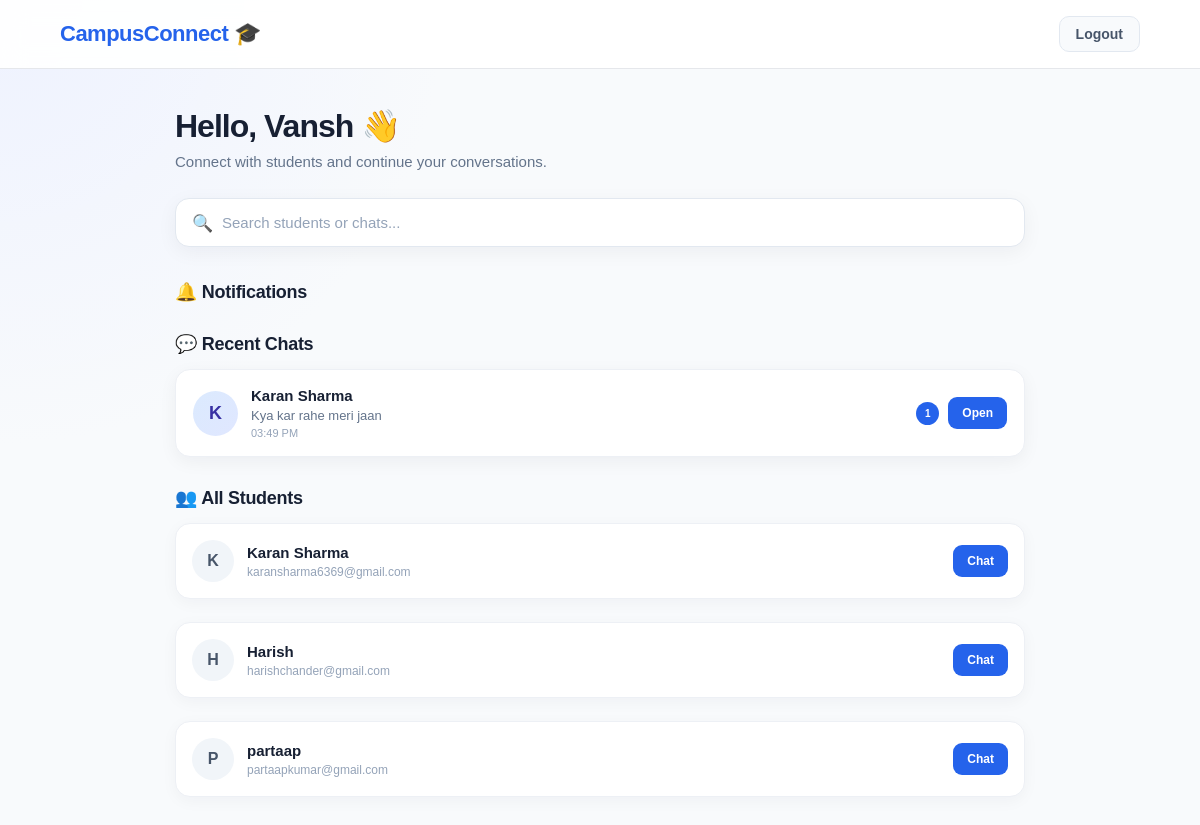
Page /dashboard (signed in) on the committed database.
### app.py (models this page shows)
class User(db.Model):
    id = db.Column(
        db.Integer,
        primary_key=True
    )
    name = db.Column(
        db.String(100),
        nullable=False
    )
    email = db.Column(
        db.String(120),
        unique=True,
        nullable=False
    )
    password_hash = db.Column(
        db.String(200),
        nullable=False
    )
    created_at = db.Column(
        db.DateTime,
        default=lambda:
            datetime.utcnow()
            + timedelta(
                hours=5,
                minutes=30
            )
    )

class Message(db.Model):
    id = db.Column(
        db.Integer,
        primary_key=True
    )
    conversation_id = db.Column(
        db.Integer,
        db.ForeignKey("conversation.id"),
        nullable=False
    )
    sender_id = db.Column(
        db.Integer,
        db.ForeignKey("user.id"),
        nullable=False
    )
    body = db.Column(
        db.Text,
        nullable=False,
        default=""
    )
    created_at = db.Column(
        db.DateTime,
        default=lambda:
            datetime.utcnow()
            + timedelta(
                hours=5,
                minutes=30
            )
    )
    is_read = db.Column(
        db.Boolean,
        default=False,
        nullable=False
    )
    message_type = db.Column(
        db.String(20),
        default="text",
        nullable=False
    )
    file_name = db.Column(
        db.String(255),
        nullable=True
    )
    file_path = db.Column(
        db.String(500),
        nullable=True
    )

### app.py (the view, shortened to what this page needs)
@app.route("/dashboard")
def dashboard():
    if "user_id" not in session:
        return redirect(
            url_for("login")
        )
    user = User.query.get(
        session["user_id"]
    )
    users = User.query.filter(
        User.id != user.id
    ).all()
    conversations = Conversation.query.filter(
        (Conversation.user1_id == user.id)
        |
        (Conversation.user2_id == user.id)
    ).all()
    recent_chats = []
    for conversation in conversations:
        other_user_id = get_other_user_id(
            conversation,
            user.id
        )
        other_user = User.query.get(
            other_user_id
        )
        if not other_user:
            continue
        last_message = Message.query.filter_by(
            conversation_id=
                conversation.id
        ).order_by(
            Message.created_at.desc()
        ).first()
        if last_message:
            unread_count = Message.query.filter(
                Message.conversation_id ==
                    conversation.id,
                Message.sender_id !=
                    user.id,
                Message.is_read == False
            ).count()
            if last_message.message_type == "image":
                last_message_preview = "📷 Image"
            elif last_message.message_type == "video":
                last_message_preview = "🎥 Video"
            elif last_message.message_type == "audio":
                last_message_preview = "🎵 Audio"
            else:
                last_message_preview = (
                    last_message.body
                )
            recent_chats.append({
                "user":
                    other_user,
                "last_message":
                    last_message_preview,
                "last_message_time":
                    last_message.created_at,
                "unread_count":
                    unread_count
            })
    recent_chats.sort(
        key=lambda chat:
            chat["last_message_time"],
        reverse=True
    )
    unread_notifications = 0
    return render_template(
        "dashboard.html",
        user=user,
        users=users,
        recent_chats=recent_chats,
        unread_notifications=
            unread_notifications
    )

### app.py (called while the page is built)
def get_other_user_id(
    conversation,
    user_id
):
    if conversation.user1_id == user_id:
        return conversation.user2_id
    return conversation.user1_id

### templates/dashboard.html (shortened to what this page needs)
<!DOCTYPE html>
<html lang="en">
<head>
    <link rel="stylesheet"
          href="{{ url_for('static', filename='style.css') }}">
</head>
<body>
    <nav class="dashboard-navbar">
        <div class="dashboard-logo">
            CampusConnect 🎓
        </div>
        <a
            href="{{ url_for('logout') }}"
            class="logout-btn"
        >
            Logout
        </a>
    </nav>
    <main class="dashboard-container">
        <section class="welcome-section">
            <h1>
                Hello, {{ user.name }} 👋
            </h1>
            <p>
                Connect with students and continue your conversations.
            </p>
        </section>
        <div class="search-wrapper">
            <span class="search-icon">
            </span>
            <input
                type="text"
                id="searchInput"
                placeholder="Search students or chats..."
                autocomplete="off"
            >
        </div>
        <div class="section-header">
            <h2>
                🔔 Notifications
            </h2>
        </div>
        <div class="section-header">
            <h2>
                💬 Recent Chats
            </h2>
        </div>
        <div id="recentChatsList">
            {% if recent_chats %}
                {% for chat in recent_chats %}
                    <div
                        class="recent-chat-card searchable-card"
                    >
                        <div class="recent-left">
                            <div class="avatar">
                                {{ chat.user.name[0]|upper }}
                            </div>
                            <div class="recent-info">
                                <h3>
                                    {{ chat.user.name }}
                                </h3>
                                <p class="last-message">
                                    {% if chat.last_message|length > 45 %}
                                        {{ chat.last_message[:45] }}...
                                    {% else %}
                                        {{ chat.last_message }}
                                    {% endif %}
                                </p>
                                <p class="chat-time">
                                    {{ chat.last_message_time.strftime('%I:%M %p') }}
                                </p>
                            </div>
                        </div>
                        <div class="chat-right">
                            {% if chat.unread_count > 0 %}
                                <span class="unread-badge">
                                    {% if chat.unread_count > 99 %}
                                        99+
                                    {% else %}
                                        {{ chat.unread_count }}
                                    {% endif %}
                                </span>
                            {% endif %}
                            <a
                                class="chat-button"
                                href="{{ url_for(
                                    'chat',
                                    user_id=chat.user.id
                                ) }}"
                            >
                                <button type="button">
                                    Open
                                </button>
                            </a>
                        </div>
                    </div>
                {% endfor %}
            {% else %}
                <div class="no-chats searchable-card">
                    💭 No recent chats yet.
                    <br>
                    Start a conversation with a student below!
                </div>
            {% endif %}
        </div>
        <div class="section-header">
            <h2>
                👥 All Students
            </h2>
        </div>
        <div id="usersList">
            {% for student in users %}
                <div class="user-card searchable-card">
                    <div class="user-left">
                        <div class="user-avatar">
                            {{ student.name[0]|upper }}
                        </div>
                        <div>
                            <h3>
                                {{ student.name }}
                            </h3>
                            <p>
                                {{ student.email }}
                            </p>
                        </div>
                    </div>
                    <a
                        href="{{ url_for(
                            'chat',
                            user_id=student.id
                        ) }}"
                    >
                        <button type="button">
                            Chat
                        </button>
                    </a>
                </div>
            {% endfor %}
        </div>
    </main>
</body>
</html>

### static/style.css (style rules this page uses)
body { font-family: Arial, sans-serif; margin: 0; background: #f5f7fb; }
#searchInput { width: 100%; box-sizing: border-box; padding: 14px; margin: 20px 0; border: 1px solid #ddd; border-radius: 8px; font-size: 16px; }
.user-card { background: white; padding: 15px; margin-bottom: 12px; border-radius: 10px; display: flex; justify-content: space-between; align-items: center; box-shadow: 0 2px 8px rgba(0, 0, 0, 0.06); }
.user-card h3 { margin: 0 0 5px; }
.user-card p { margin: 0; color: #666; }
.user-card button { padding: 10px 18px; border: none; border-radius: 7px; cursor: pointer; }

### rows in the picture
User: name "Vansh"
Message: user "K", user.name "Karan Sharma", last_message "Kya kar rahe meri jaan", last_message_time "03:49 PM", unread_count "1"
User: name "K", name "Karan Sharma", email "karansharma6369@gmail.com"
User: name "H", name "Harish", email "harishchander@gmail.com"
User: name "P", name "partaap", email "partaapkumar@gmail.com"
